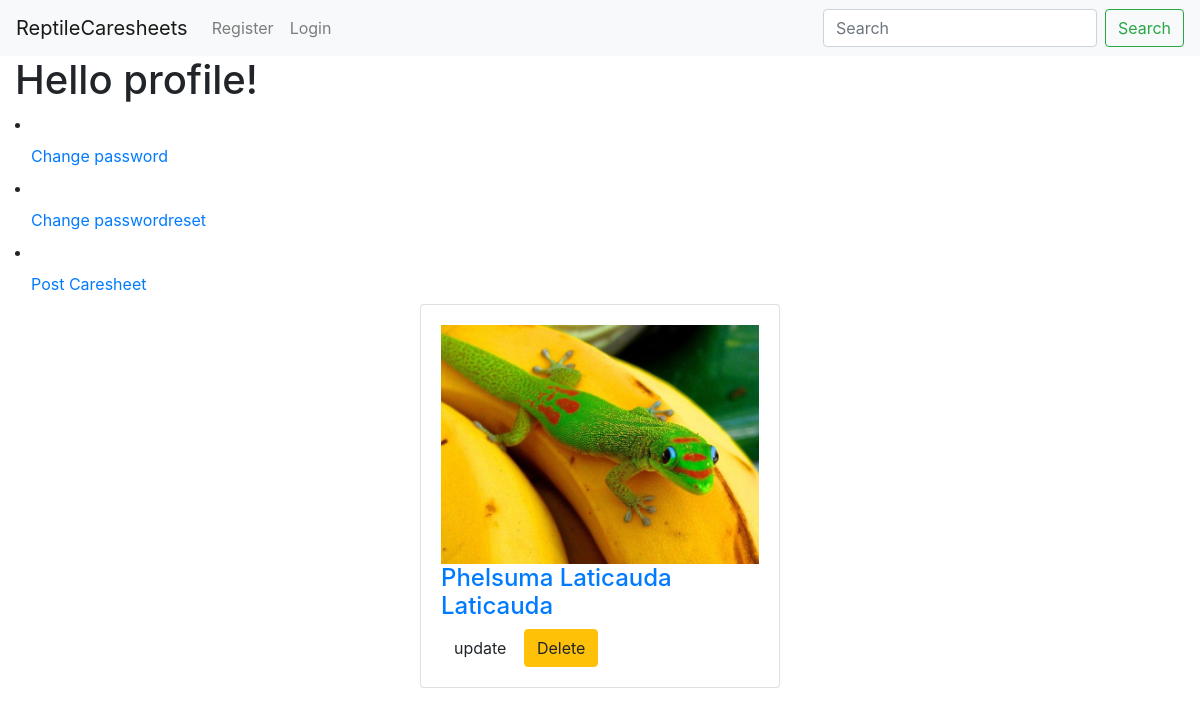
/profile, run on the app's committed database.
### posts/models.py (models this page shows, shortened)
class Animal(models.Model):
    REPTILES = (
        ('X', 'Choose type of reptile'),
        ('C', 'Crocodile'),
        ('L', 'Lizard'),
        ('S', 'Snake'),
        ('T', 'Turtle'),
    )
    CITES_SPECIES = (
        ('X', 'Cites of animal'),
        ('A', 'Cites A or I'),
        ('B', 'Cites B or II'),
        ('C', 'Cites C or III'),
        ('D', 'Cites D or none'),
    )
    title = models.CharField(blank=True, null=True, max_length=120)
    latinName = models.CharField(blank=True, null=True, max_length=120)
    reptiletype = models.CharField(blank=True, null=True, max_length=1, default='X', choices=REPTILES)
    image = models.ImageField(blank=True, null=True, upload_to="animal_images")
    cites = models.CharField(blank=True, null=True, max_length=1, default='X', choices=CITES_SPECIES)
    habitat = models.CharField(blank=True, null=True, max_length=120)
    size = models.TextField(blank=True, null=True, max_length= 500)
    shorttext = models.TextField(blank=True, null=True, max_length= 500)
    behaviour = models.TextField(blank=True, null=True, max_length= 500)
    feeding = models.TextField(blank=True, null=True, max_length= 500)
    enclosure = models.TextField(blank=True, null=True, max_length= 500)
    temperature = models.TextField(blank=True, null=True, max_length=300)
    sex= models.TextField(blank=True, null=True, max_length= 500)
    male = models.ImageField(blank=True, null=True, upload_to="images")
    female = models.ImageField(blank=True, null=True, upload_to="images")
    breeding = models.TextField(blank=True, null=True, max_length= 500)
    incubation = models.TextField(blank=True, null=True, max_length= 500)
    author = models.ForeignKey(User, related_name='posts', null=False, default=1, on_delete=models.SET_DEFAULT)
    slug = models.SlugField(default="post_detail", null=False, unique=True)

### accounts/views.py (the view)
# urls.py: path('profile', views.profile, name='profile'),
def profile(request):
    animal_caresheets = Animal.objects.all()
    return render(request, "profile/profile.html", {"animal_caresheets": animal_caresheets})

### accounts/templates/profile/profile.html (shortened to what this page needs)
{% extends 'base.html' %}
{% load bootstrap_tags %}
{% block content %}
<h1>Hello profile!</h1>
<li class="nav-item">
  <a class="nav-link" href="{% url 'custom_password' %}">Change password</a>
</li>
<li class="nav-item">
  <a class="nav-link" href="{% url 'password_reset' %}">Change passwordreset</a>
</li>
<li class="nav-item">
  <a class="nav-link" href="{% url 'post_form' %}">Post Caresheet</a>
</li>
<div class="container-fluid">
    <div class="row justify-content-center">
        {% for animal in animal_caresheets %}
      <div class="col-xs-12 col-sm-6 col-md-4">
        <div class="card">
          <div class="card-body">
            <a href="{% url 'post_detail' animal.id %}">
            <div class="picture">
              <img style="width: 100%" src="{{MEDIA_URL}}{{animal.image}}" alt="">
            </div>
            <h4>{{animal.latinName}}</h4>
            </a>
            <a class="button btn" href="{% url 'post_form' %}">update</a>
            <a href="{% url 'delete_post' animal.id %}" class="btn btn-warning">Delete</a>
          </div>
        </div>
      </div>
      <br/>
      {% endfor %}
    </div>
</div>
 {% endblock %}

### data on the page
Animal: image (picture), latinName "Phelsuma Laticauda Laticauda"
